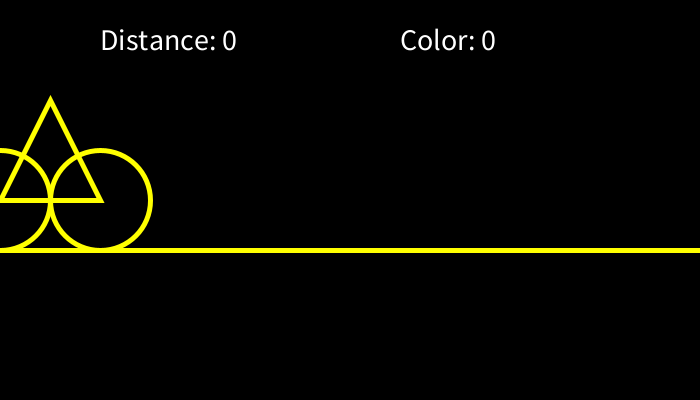
Frame 1 (no input)
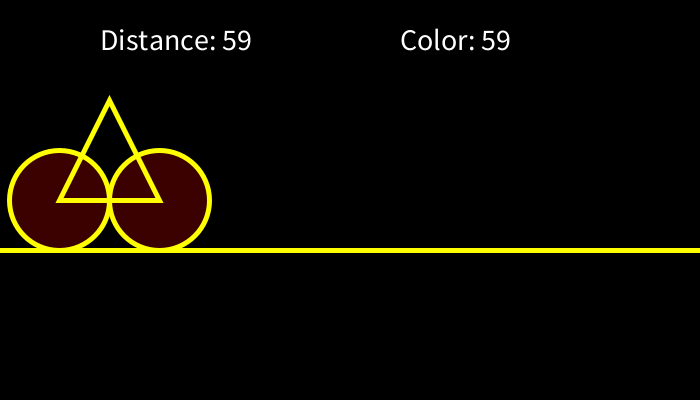
Frame 60 (the mouse pressed at the canvas centre just before this capture)
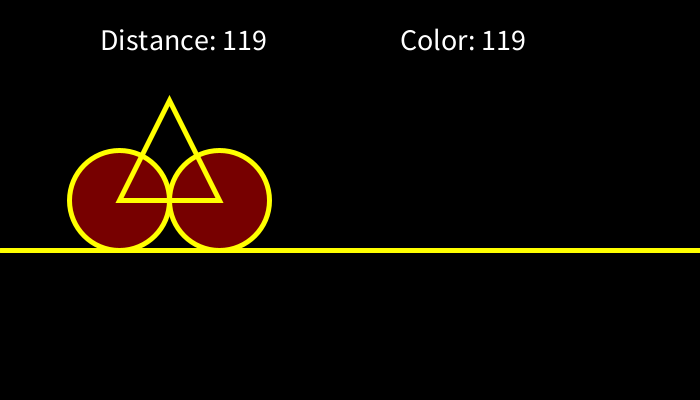
Frame 120 (the mouse held since frame 60 and released just before this capture)

The Processing sketch that drew these frames (run headless with seeded random() and noise(); from frame 60 on, the mouse is pressed at the canvas centre):

// Processing sketch: ex03_project_02
// ── ex03_project_02.pde
// 변수를 사용하여 자전거를 움직이고 타이어 색상을 실시간으로 바꾸기

int x = 0, y = 200, c = 0, d = 100;

void setup() {
  size(700, 400);
}

void draw() {
  background(0);
  fill(255);
  textSize(30);
  text("Distance: " + x, 100, 50);
  text("Color: " + c, 400, 50);

  stroke(255, 255, 0);
  strokeWeight(5);
  line(0, y+d/2, 700, y+d/2);

  fill(c, 0, 0);
  ellipse(x, y, d, d);
  ellipse(x+d, y, d, d);

  noFill();
  triangle(x, y, x+d/2, y-d, x+d, y);

  x++;
  c++;
  x %= 700;
  c %= 255;
}
